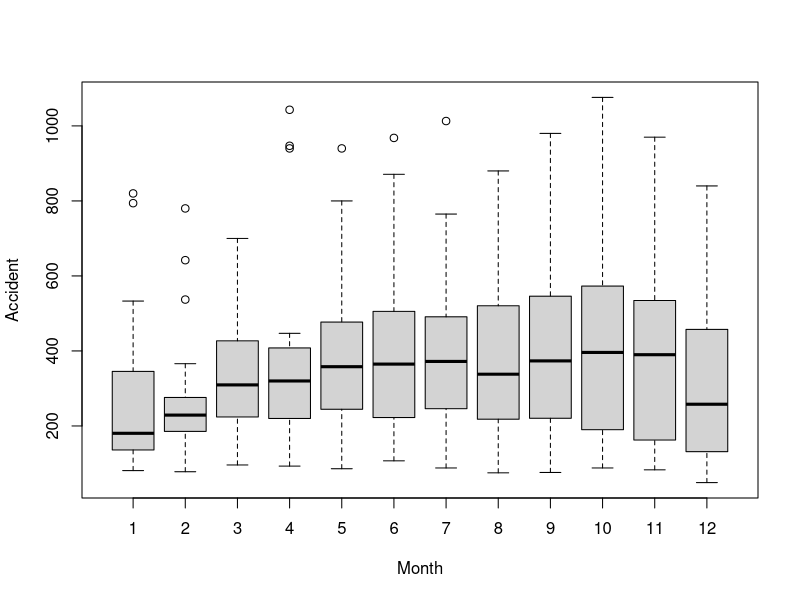
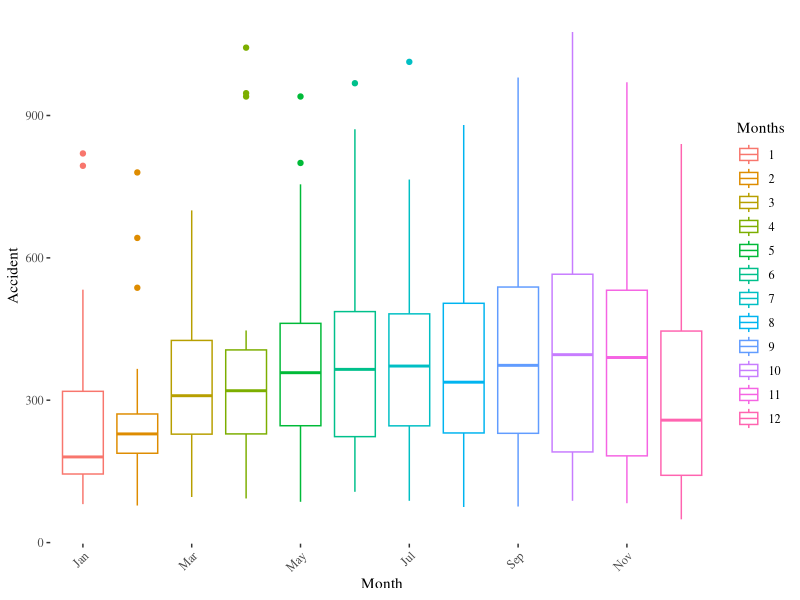
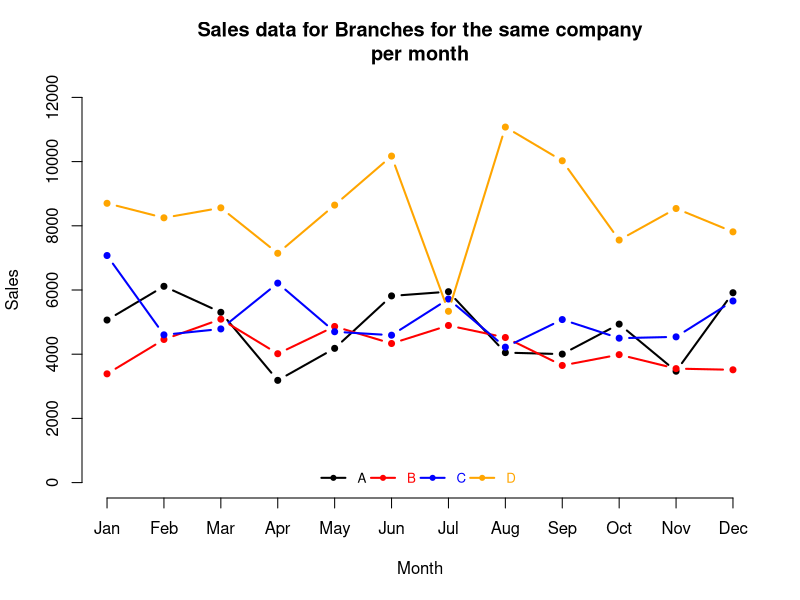
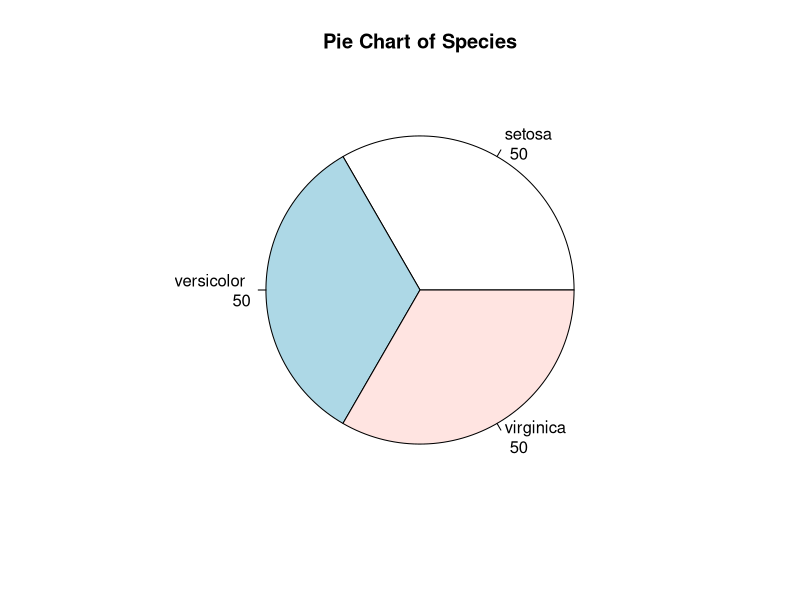

Reproduce these figures in R, in order.
## ---- chunk 1
knitr::opts_chunk$set(
  collapse = FALSE,
  comment = ""
)
## ---- chunk 2
library(ggplot2)
library(ggthemes)
library(tidyverse)
setwd("/home/geordan/Code/drive/R scripts/Revision Stat cop")
## ---- chunk 3
df <- read.csv("./datasets/data - data.csv")
glimpse(df)
## ---- chunk 4
boxplot(Accident ~ Month, data = df)
## ---- chunk 5
# revised boxplot
# customize x ticks
# customize x axis label

sorted_data <- arrange(df, Month)
sorted_data %>%
  ggplot(aes(x = factor(Month), y = Accident, colour = factor(Month))) +
  geom_boxplot() +
  xlab("Month") +
  theme_tufte() +
  scale_x_discrete(breaks = c(1, 3, 5, 7, 9, 11), labels = c(
    "Jan", "Mar", "May", "Jul", "Sep",
    "Nov"
  )) +
  labs(colour = "Months") +
  theme(axis.text.x = element_text(angle = 45, hjust = 1))
## ---- chunk 6
sales <- read.csv("./datasets/sales - sales.csv")
attach(sales)
plot(
  sales[, 2],
  ylim = c(0, 12000),
  main = "Sales data for Branches for the same company
per month",
  xlab = "Month",
  ylab = "Sales",
  type = "b",
  pch = 20,
  xaxt = "n",
  frame.plot = F,
  lwd = 2
)

axis(1, at = seq(1, length(Month)), labels = Month)

lines(sales[, 3], col = "red", type = "b", pch = 20, lwd = 2)

lines(sales[, 4], col = "blue", type = "b", pch = 20, lwd = 2)

lines(sales[, 5], col = "orange", type = "b", pch = 20, lwd = 2)

legend("bottom",
  legend = c("A", "B", "C", "D"), lwd = 2, pch = 20, col = c(
    "black", "red", "blue",
    "orange"
  ), ncol = 4, bty = "n", cex = 0.8, text.col = c(
    "black", "red", "blue",
    "orange"
  ), inset = 0.01
)
detach(sales)
## ---- chunk 7
attach(iris)
table1 <- table(Species)
labs <- paste(names(table1), "\n", table1)
pie(table1, labels = labs, main = "Pie Chart of Species")
detach(iris)
## ---- chunk 8
stem(faithful[, "eruptions"], scale = 1.5)
## ---- chunk 9
sum(between(faithful[, "eruptions"], 2.3, 2.399
          ))
